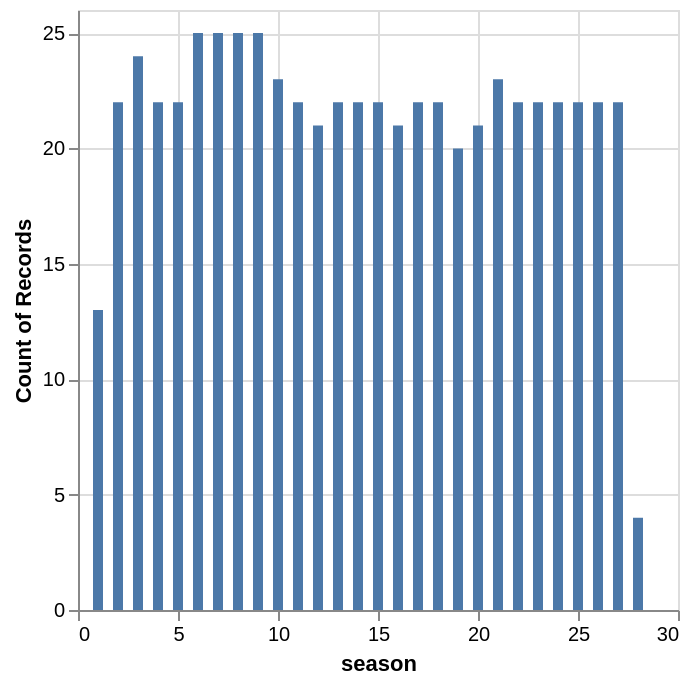

The code cell stored with this chart in its notebook:
### Code cell
# Season Distribution
alt.Chart(df).mark_bar().encode(
    x='season',
    y='count()'
)

### Figure 1 — Vega-Lite specification as saved in the notebook (floating-point values rounded to 4 significant figures; data arrays with more than 128 entries replaced by an {"elided": "..."} marker saying what was removed)
{"config": {"view": {"continuousWidth": 300, "continuousHeight": 300}}, "data": {"name": "data-242337d988399a6930d745eee72c1f37"}, "mark": {"type": "bar"}, "encoding": {"x": {"field": "season", "type": "quantitative"}, "y": {"aggregate": "count", "type": "quantitative"}}, "$schema": "https://vega.github.io/schema/vega-lite/v6.1.0.json", "datasets": {"data-242337d988399a6930d745eee72c1f37": {"elided": "600 records"}}}
